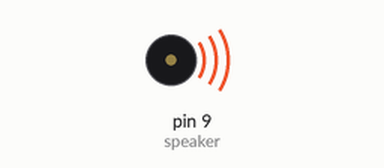
This sketch was run on a simulated Arduino Nano, built with avr-gcc and run on an emulated ATmega328P. On the bench: buzzer (waves = sounding).

Above: at 0.1 s.
At 4.7 s:
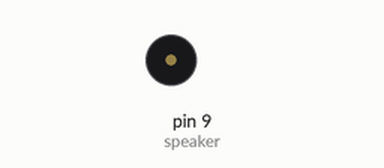
Timing chart, 0 to 6.2 s (numbered marks = the images above):
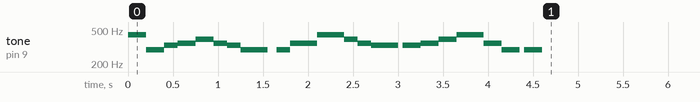

Measured:
- by itself, tone on pin 9 (speaker): plays 440 Hz for 0.20 s, 294 Hz for 0.20 s, 330 Hz for 0.15 s, 349 Hz for 0.20 s, 392 Hz for 0.20 s, 349 Hz for 0.15 s … (21 notes in this stretch)

The sketch:

Music.ino
```cpp
#include "pitches.h"
const int speaker = 9;
int notes[] {
A4,  D4,  E4,  F4,  G4,  F4,  E4,  D4,   0,  D4,   F4,  A4,   G4,   F4,   E4,   0,   E4,   F4,  G4, A4,  F4,   D4,   0,  D4, 0
};
int times[] = {
200, 200, 150, 200, 200, 150, 150, 300, 100, 150, 300, 300,  150,  150,  300,   50,  200,  200, 200, 300, 200,200, 50, 200,  1000000000


};


void setup() {
  // put your setup code here, to run once:
for(int i = 0; i < sizeof(notes); i++){
  tone(speaker, notes[i], times[i]);
  delay(times[i]);
}

}


void loop() {
  // put your main code here, to run repeatedly:

}
```

pitches.h
```cpp
/*************************************************
 * Public Constants
 *************************************************/

#define B0  31
#define C1  33
#define CS1 35
#define D1  37
#define DS1 39
#define E1  41
#define F1  44
#define FS1 46
#define G1  49
#define GS1 52
#define A1  55
#define AS1 58
#define B1  62
#define C2  65
#define CS2 69
#define D2  73
#define DS2 78
#define E2  82
#define F2  87
#define FS2 93
#define G2  98
#define GS2 104
#define A2  110
#define AS2 117
#define B2  123
#define C3  131
#define CS3 139
#define D3  147
#define DS3 156
#define E3  165
#define F3  175
#define FS3 185
#define G3  196
#define GS3 208
#define A3  220
#define AS3 233
#define B3  247
#define C4  262
#define CS4 277
#define D4  294
#define DS4 311
#define E4  330
#define F4  349
#define FS4 370
#define G4  392
#define GS4 415
#define A4  440
#define AS4 466
#define B4  494
#define C5  523
#define CS5 554
#define D5  587
#define DS5 622
#define E5  659
#define F5  698
#define FS5 740
#define G5  784
#define GS5 831
#define A5  880
#define AS5 932
#define B5  988
#define C6  1047
#define CS6 1109
#define D6  1175
#define DS6 1245
#define E6  1319
#define F6  1397
#define FS6 1480
#define G6  1568
#define GS6 1661
#define A6  1760
#define AS6 1865
#define B6  1976
#define C7  2093
#define CS7 2217
#define D7  2349
#define DS7 2489
#define E7  2637
#define F7  2794
#define FS7 2960
#define G7  3136
#define GS7 3322
#define A7  3520
#define AS7 3729
#define B7  3951
#define C8  4186
#define CS8 4435
#define D8  4699
#define DS8 4978
```
